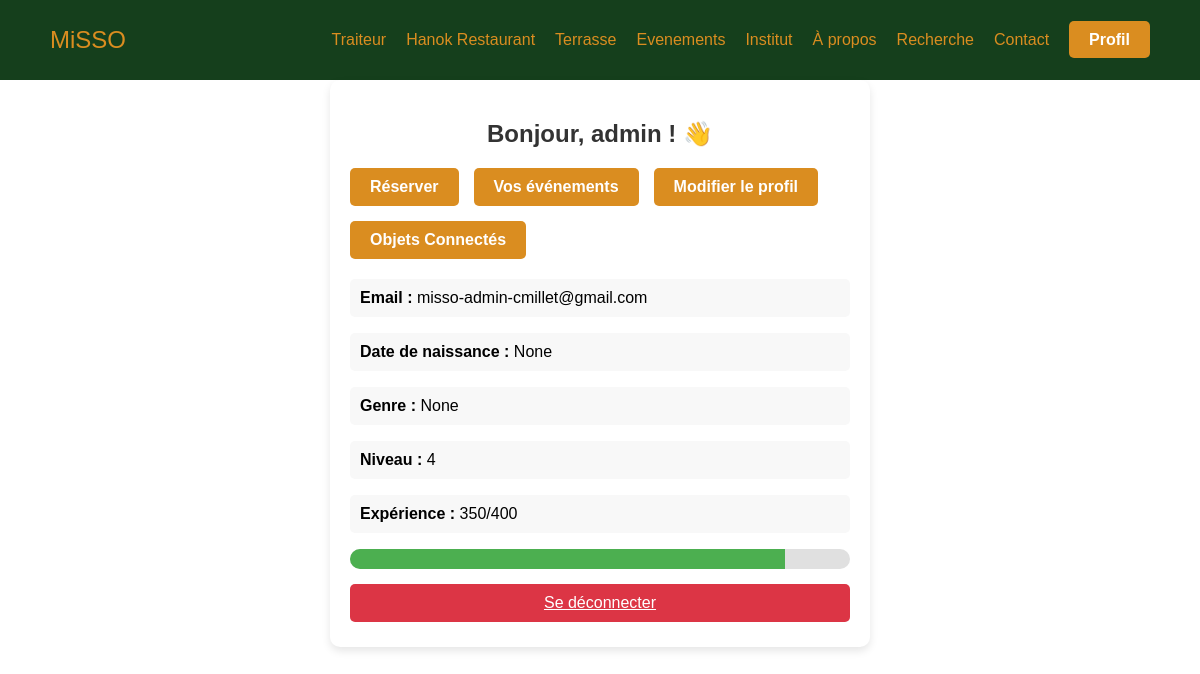
Page /user/profil/ (signed in) on the earlier database version.
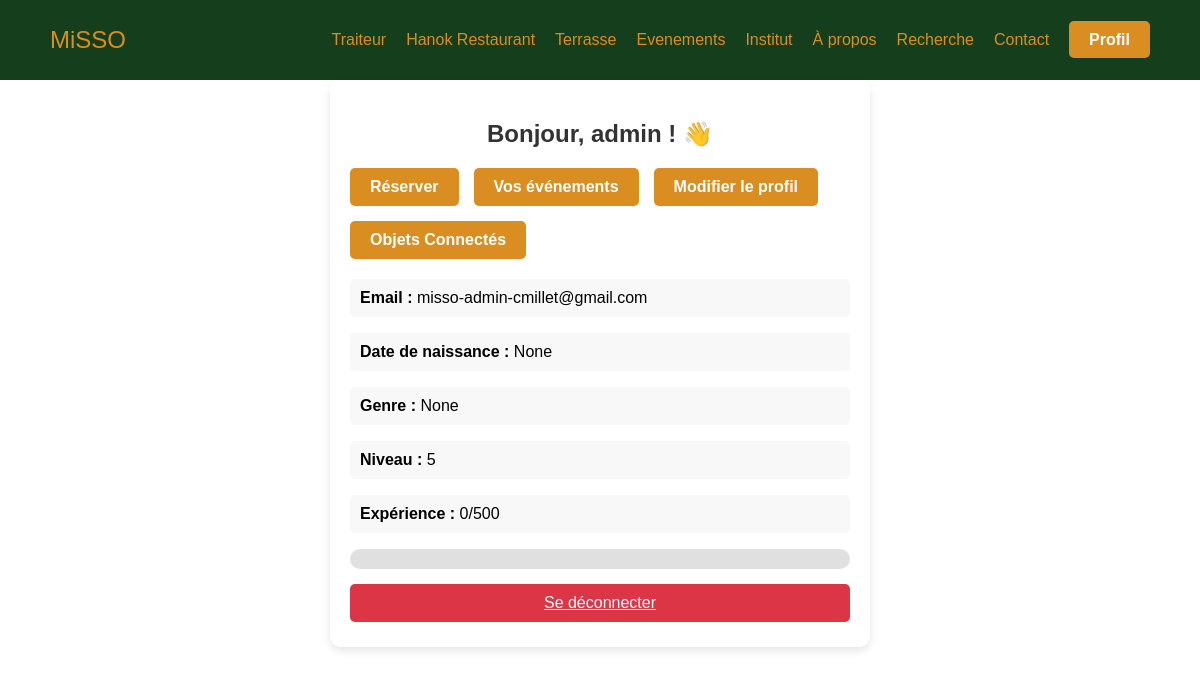
Same page on the later database version.
### utilisateurs/models.py (models this page shows, shortened)
class Utilisateur(AbstractUser):
    email = models.EmailField(unique=True)  # Empêche les doublons
    date_de_naissance = models.DateField(null=True, blank=True)
    GENRE_CHOIX = [
        ('H', 'Homme'),
        ('F', 'Femme'),
        ('A', 'Autre'),
    ]
    genre = models.CharField(max_length=1, choices=GENRE_CHOIX, null=True, blank=True)
    niveau = models.PositiveIntegerField(default=1)  # Niveau de l'utilisateur
    experience = models.PositiveIntegerField(default=0)  # Points d'expérience de l'utilisateur

### utilisateurs/views.py (the view)
# urls.py: path('profil/', profil, name='profil'),
@login_required
def profil(request):
    user = request.user
    experience_necessaire = user.niveau * 100  # Calcul de l'expérience nécessaire
    progression = int((user.experience / experience_necessaire) * 100)  # Calcul en pourcentage
    return render(request, "utilisateurs/profil.html", {
        "user": user,
        "experience_necessaire": experience_necessaire,
        "progression": progression,
    })

### utilisateurs/templates/utilisateurs/profil.html (shortened to what this page needs)
<!DOCTYPE html>
<html lang="fr">
<head>
    {% load static %}
    <link rel="stylesheet" href="{% static 'utilisateurs/style.css' %}">
    <link rel="stylesheet" href="{% static 'utilisateurs/navigation.css' %}">
</head>
<header>
    <nav>
        <div class="logo"> <a href="{% url 'page_view' 'accueil'  %}#accueil">MiSSO</a> </div>
        <ul>
            <li><a href="{% url 'menu' 'traiteur' %}">Traiteur</a></li>
            <li><a href="{% url 'menu' 'hanok' %}">Hanok Restaurant</a></li>
            <li><a href="{% url 'menu' 'rooftop' %}">Terrasse</a></li>
            <li><a href="{% url 'evenements' %}">Evenements</a></li>
            <li><a href="{% url 'page_view' 'institut'%}">Institut</a></li>
            <li><a href="{% url 'page_view' 'a-propos' %}">À propos</a></li>
            <li><a href="{% url 'recherche' %}">Recherche</a></li>
            <li><a href="{% url 'page_view' 'accueil' %}#contact">Contact</a></li>
            <li>
                {% if user.is_authenticated %}
                    <a href="{% url 'profil' %}" class="btns">Profil</a>
                {% else %}
                    <a href="{% url 'connexion' %}" class="btns">Se connecter</a>
                {% endif %}
            </li>
        </ul>
    </nav>
</header>
<body>
    <div class="container">
        <h2>Bonjour, {{ user.username }} ! 👋</h2>
        <div class="button-group">
            <a href="{% url 'reservation' %}" class="btns">Réserver</a>
            <a href="{% url 'vos_evenements' %}" class="btns">Vos événements</a>
            <a href="{% url 'modifier_profil' %}" class="btns">Modifier le profil</a>
            <a href="{% url 'liste_objets' %}" class="btns">Objets Connectés</a>
        </div>
        <div class="profile-info">
            <p><strong>Email :</strong> {{ user.email }}</p>
            <p><strong>Date de naissance :</strong> {{ user.date_de_naissance }}</p>
            <p><strong>Genre :</strong> {{ user.get_genre_display }}</p>
            <p><strong>Niveau :</strong> {{ user.niveau }}</p>
            <p><strong>Expérience :</strong> {{ user.experience }}/{{ experience_necessaire }}</p>
            <div class="experience-bar">
                <div class="experience-fill" style="width: {{ progression }}%;"></div>
            </div>
        </div>
        <a href="{% url 'deconnexion' %}" class="btn logout-btn">Se déconnecter</a>
    </div>
</body>
</html>

### utilisateurs/static/utilisateurs/style.css (style rules this page uses)
body { font-family: Arial, sans-serif; height: 100vh; margin: 0; }
.container { place-self: center; background: white; padding: 20px; border-radius: 8px; box-shadow: 0px 0px 10px rgba(0, 0, 0, 0.1); max-width: 500px; width: 100%; text-align: center; overflow-x: hidden; overflow-y: auto; max-height: 90vh; }
h2 { margin-bottom: 20px; color: #333; }
.btn { background-color: #007BFF; color: white; border: none; padding: 10px; border-radius: 5px; cursor: pointer; font-size: 16px; transition: background 0.3s; width: 100%; width: calc(100% - 20px); margin: 5px 0; }
.profile-info { text-align: left; margin-top: 20px; }
.profile-info p { background: #f8f8f8; padding: 10px; border-radius: 5px; }
.logout-btn { display: inline-block; margin-top: 15px; background-color: #dc3545; }
ul { list-style-type : none; }
.container { max-width: 500px; margin: auto; padding: 20px; background: #fff; border-radius: 10px; box-shadow: 0 4px 8px rgba(0, 0, 0, 0.1); text-align: center; }
h2 { color: #333; }
.experience-bar { width: 100%; height: 20px; background-color: #e0e0e0; border-radius: 10px; overflow: hidden; margin-top: 10px; }
.button-group { display: flex; justify-content: flex-start; gap: 15px; margin-top: 20px; flex-wrap: wrap; }
.btns { padding: 10px 20px; border: none; border-radius: 5px; cursor: pointer; font-weight: bold; background-color: #4caf50; color: white; text-decoration: none; text-align: center; white-space: nowrap; }

### utilisateurs/static/utilisateurs/navigation.css (style rules this page uses)
nav { display: flex; justify-content: space-between; align-items: center; padding: 15px 50px; background: rgb(21, 63, 28); top: 0; left: 0; z-index: 1000; text-align: center; }
nav .logo { font-size: 24px; font-weight: bold; color: rgb(218, 141, 32); }
nav ul { list-style: none; display: flex; gap: 20px; }
nav ul li { display: inline; }
nav a { text-decoration: none; color: rgb(218, 141, 32); ; font-weight: 500; transition: color 0.3s; }
.btns { background-color: rgb(218, 141, 32); padding: 10px 20px; border-radius: 5px; color: white; text-decoration: none; font-weight: bold; transition: background 0.3s; }

Differences in the rows shown:
changed Utilisateur "admin": niveau "4" → "5"; experience "350" → "0"
Other differences:
{{ experience_necessaire }}: "400" → "500"
